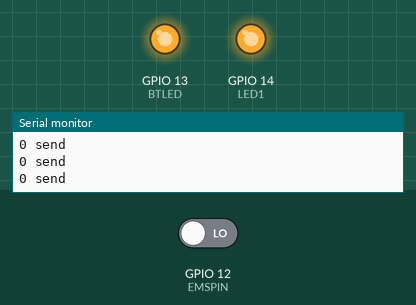
This program was run on a simulated ESP8266 (NodeMCU). On the bench: output pins drawn as LEDs (lit = HIGH), the last lines printed to the serial monitor. The test bench sets the inputs (shaded band); at power-on: GPIO 12 (EMSPIN) LOW. WiFi joins after 1.5 s; servers stay silent unless stated.

Above: at 2.7 s.
2.8 s: GPIO 12 (EMSPIN) driven HIGH
At 4.0 s:
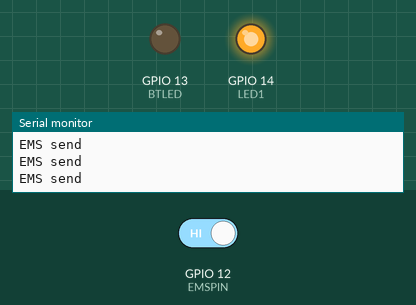
4.3 s: GPIO 12 (EMSPIN) driven LOW
At 5.6 s:
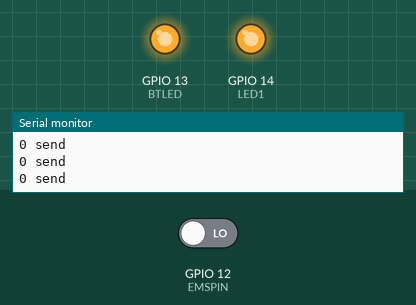
Timing chart, 0 to 7.3 s (numbered marks = the images above; inputs shaded):
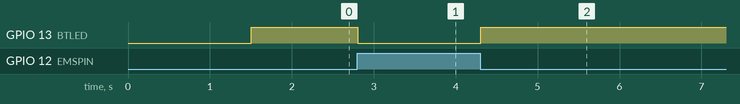

Measured:
- after the input at 2.8 s, GPIO 13 (BTLED): HIGH → LOW at once
- after the input at 4.3 s, GPIO 13 (BTLED): LOW → HIGH at once

The program:

main.cpp
```cpp
#include <Arduino.h>
#include <ESP8266WiFi.h>
#include <WiFiClient.h>
#include <WiFiUDP.h>

// UDP settings
WiFiUDP udp;

// WiFi settings
const IPAddress sendip(192,168,30,4);//送り先のIP
const IPAddress IP(192, 168, 30, 6);
const char *ssid = "ESP32ROBO";
const char *password = "roborobo";
#define LocalPort 10000 //local host

#define LED1 14
#define BTLED 13
#define EMSPIN 12

inline int EMSW()
{
	return digitalRead(EMSPIN);
}
bool EMS;

void connectWiFi()
{
	WiFi.begin(ssid, password);
	WiFi.config(IP, WiFi.gatewayIP(), WiFi.subnetMask());

	Serial.println("start_connect");
	while (WiFi.status() != WL_CONNECTED)
	{
		delay(500);
		Serial.print(".");
	}
	Serial.println("CONNECTED!");
	digitalWrite(LED1,HIGH);
}

void setup()
{
	Serial.begin(115200);
	pinMode(EMSPIN, INPUT);
	pinMode(LED1, OUTPUT);
	pinMode(BTLED, OUTPUT);
	Serial.println("start");
	WiFi.mode(WIFI_STA); //重要!
	udp.begin(LocalPort);
	digitalWrite(LED1,LOW);
	digitalWrite(BTLED,LOW);
	connectWiFi();
}

bool flag=false;
int count=0;
void loop()
{
	EMS=EMSW();
	if(EMS)
	{
		count=0;
		flag=false;
		udp.beginPacket(sendip, LocalPort);
		udp.write(1);
		udp.endPacket();
		Serial.printf("EMS send\n\r");
		digitalWrite(BTLED,LOW);
	}
	else
	{
		digitalWrite(BTLED,HIGH);
		if(!flag)
		{
			udp.beginPacket(sendip, LocalPort);
			udp.write(0);
			udp.endPacket();
			Serial.printf("0 send\n\r");
			if(count>20)
			{
				count=0;
				flag=true;
			}
			else
				count++;
		}
	}
	if (WiFi.status() != WL_CONNECTED)
	{
		digitalWrite(LED1,LOW);
		WiFi.disconnect();
		Serial.println("disconnect!");
		connectWiFi();
	}
	delay(10);
}
```
